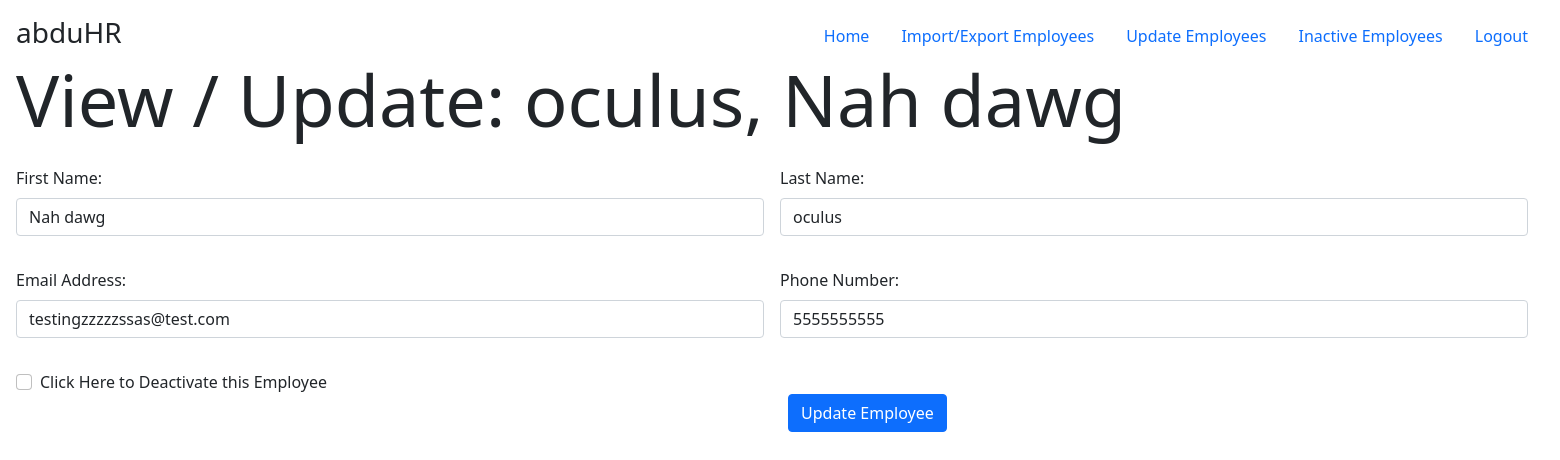
Screenshot of /abduHR/edit/52 (signed in) with the database file from the repository.
### abduHR/models.py (models this page shows)
class Employee(models.Model):
    first_name=models.CharField(max_length=20)
    last_name=models.CharField(max_length=20)
    email=models.CharField(max_length=30,unique=True)
    phone=models.CharField(max_length=10)
    active=models.BooleanField()

### abduHR/views.py (the view, shortened to what this page needs)
# urls.py: path("edit/<str:empid>",views.edit,name="edit"),
@login_required
def edit(request,empid):
    employee=Employee.objects.get(id=empid)
    return render(request, "abduHR/edit.html",{
        "employee":employee
    })

### abduHR/templates/abduHR/edit.html (shortened to what this page needs)
{% extends "abduHR/layout.html" %}
{% block body %}
<h1 class="display-2">View / Update: <span id="name" {%if not employee.active%} style="text-decoration:line-through;" {%endif%}>{{employee.last_name}}, {{employee.first_name}}</span></h1>
<form id="edit_form" action="#" method="" class="row g-3" onsubmit="return false">
  <div class="row g-3">
      <div class="col">
        <label for="first_name" class="form-label">First Name:</label>
        <input id="first_name" type="text" class="form-control" placeholder="First name" name="first_name" value="{{employee.first_name}}">
      </div>
      <div class="col">
        <label for="last_name" class="form-label">Last Name:</label>
        <input type="text" id="last_name" class="form-control" placeholder="Last name" name="last_name" value="{{employee.last_name}}">
      </div>
    </div>
    <div class="row g-3">
      <div class="col">
        <label for="email" class="form-label">Email Address:</label>
        <input type="text" id="email" class="form-control" placeholder="email" name="email" value="{{employee.email}}">
      </div>
      <div class="col">
        <label for="phone" class="form-label">Phone Number:</label>
        <input type="text" id="phone" class="form-control" placeholder="Phone Number" name="phone" value="{{employee.phone}}">
      </div>
    </div>
    <div class="row g-3">
        <div class="col position-absolute">
            <div class="form-check">
            {%if employee.active%}
            <input id="status" class="form-check-input" type="checkbox" value="" id="flexCheckDefault">
            <label id="status_label" class="form-check-label" for="flexCheckDefault">Click Here to Deactivate this Employee</label>
            {% else %}
            <input id="status" class="form-check-input" type="checkbox" value="" id="flexCheckDefault">
            <label id="status_label" class="form-check-label" for="flexCheckDefault">Click Here to Re-Activate this Employee</label>
            {%endif%}
            </div>
        </div>
    </div>
    <br>
    <div class="row g-3">
        <div class="col position-absolute start-50">
            <input id="update_employee" class="btn btn-primary" type="submit" value="Update Employee">
        </div>
    </div>
  </form>
{%endblock%}
{%load static%}

### rows the page displays
Employee: last_name "oculus", first_name "Nah dawg", email "testingzzzzzssas@test.com", phone "5555555555"
